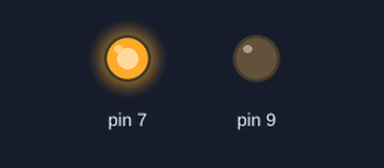
The sketch below on a simulated Arduino Uno, built with avr-gcc and run on an emulated ATmega328P. Parts: output pins drawn as LEDs (lit = HIGH).

Above: at 0.5 s.
At 2.7 s:
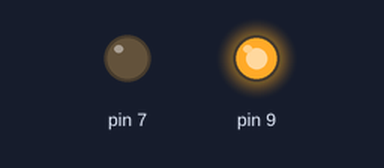
At 4.2 s:
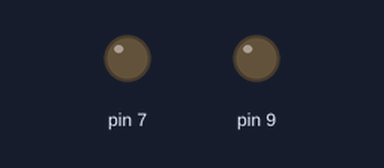
Timing chart, 0 to 6.5 s (numbered marks = the images above):
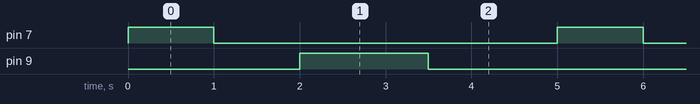

Measured:
- by itself, pin 7: alternates HIGH for 1.0 s and LOW for 4.0 s
- by itself, pin 9: alternates HIGH for 1.5 s and LOW for 3.5 s
- by itself, everything shown: repeats every 5.0 s, in 4 steps

The sketch:

surprising_wluff_snicket1.ino
```cpp
// C++ code
//
void setup()
{
 pinMode(7, OUTPUT);
 pinMode(9, OUTPUT);
}

void loop()
{
  digitalWrite(7, HIGH);
  delay(1000); // Wait for 1000 millisecond(s)
  digitalWrite(7, LOW);
  delay(1000); // Wait for 1000 millisecond(s)
  digitalWrite(9, HIGH);
  delay(1500); // Wait for 1000 millisecond(s)
  digitalWrite(9, LOW);
  delay(1500); // Wait for 1000 millisecond(s)
}
```
